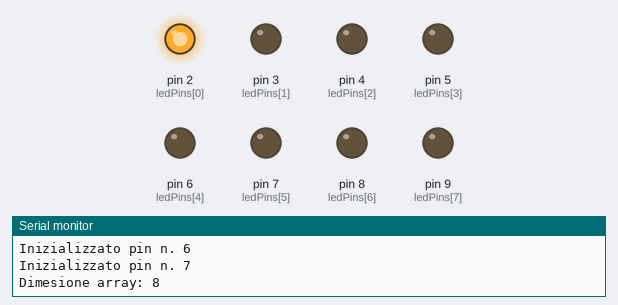
Bench run of a sketch on a simulated Arduino Uno, built with avr-gcc and run on an emulated ATmega328P. On the bench: output pins drawn as LEDs (lit = HIGH), the last lines printed to the serial monitor.

Above: at 0.22 s.
At 0.72 s:
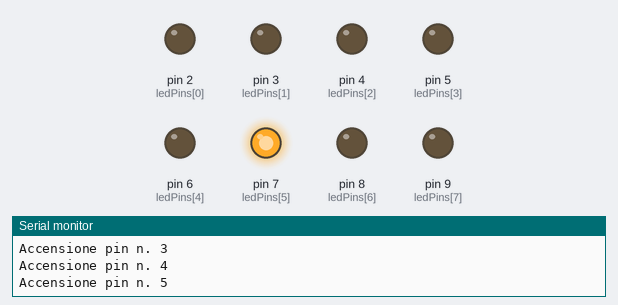
At 1.32 s:
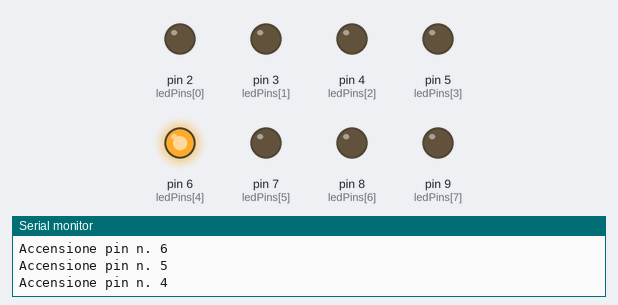
At 1.92 s:
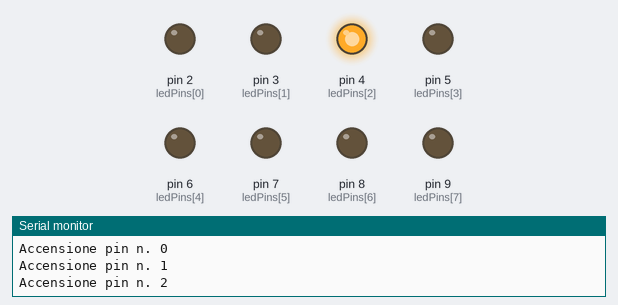
At 2.48 s:
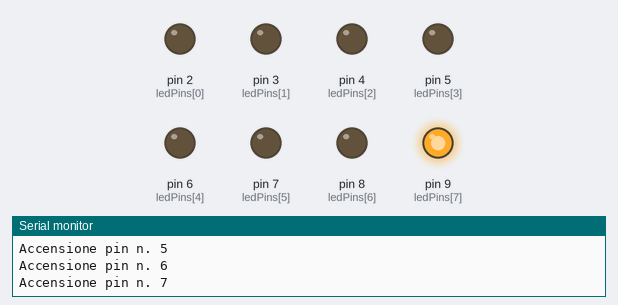
At 3.53 s:
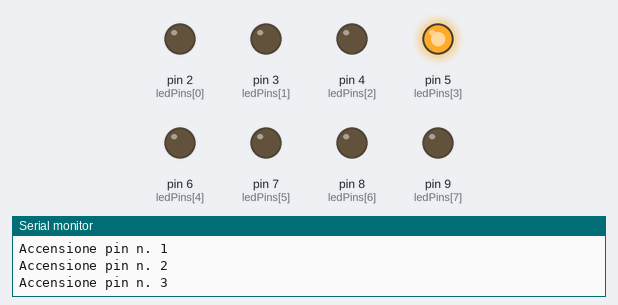
Timing chart, 0 to 3.8 s (numbered marks = the images above):
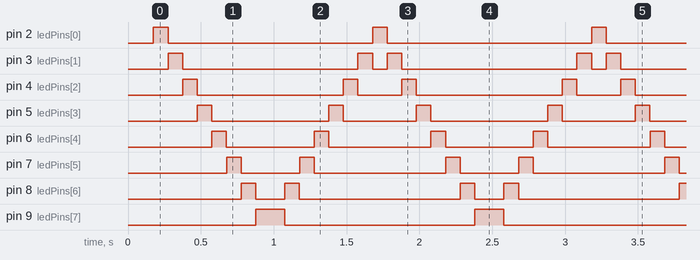

The sketch:

loop_2_array_loop_serial.ino
```cpp
/*
  For Loop Iteration

 Demonstrates the use of a for() loop.
 Lights multiple LEDs in sequence, then in reverse.

 The circuit:
 * LEDs from pins 2 through 9 to ground

 Schemi:
 - http://lab.piffa.net/schemi/8_led_single_res_bb.png
 - http://lab.piffa.net/schemi/8_led_single_res_schem.png

 http://www.arduino.cc/en/Tutorial/ForLoop
 */

byte ledPins[8] = {  // Domanda: cosa succede se uso int?
  2, 3, 4, 5, 6, 7, 8, 9
  } ; //Array
int timer = 100;           // Pausa per far brillare i LED

void setup() {
  Serial.begin(9600);
  // use a for loop to initialize each pin as an output:
  for (int thisPin = 0; thisPin < sizeof(ledPins); thisPin++)  {
    pinMode(ledPins[thisPin], OUTPUT);
    Serial.print("Inizializzato pin n. ");
    Serial.println(thisPin);
  }

  Serial.print("Dimesione array: ");
  Serial.println(sizeof(ledPins));
}

void loop() {
  // loop from the lowest pin to the highest:
  for (int thisPin = 0; thisPin < sizeof(ledPins); thisPin++) {
    Serial.print("Accensione pin n. ");
    Serial.println(thisPin);
    // turn the pin on:
    digitalWrite(ledPins[thisPin], HIGH);
    delay(timer);
    // turn the pin off:
    digitalWrite(ledPins[thisPin], LOW);
    // Debug

  }

  // loop from the highest pin to the lowest:
  for (int thisPin = sizeof(ledPins) - 1 ; thisPin > 0; thisPin--) {
    Serial.print("Accensione pin n. "); // Gli array sono indicizzati da 0
    Serial.println(thisPin);
    digitalWrite(ledPins[thisPin], HIGH);
    delay(timer);
    digitalWrite(ledPins[thisPin], LOW);

  }
}
```

Measured:
- by itself, pin 2 (ledPins[0]): alternates HIGH for 0.10 s and LOW for 1.4 s
- by itself, pin 3 (ledPins[1]): repeats every 1.5 s: LOW 1.2 s, HIGH 0.10 s, LOW 0.10 s, HIGH 0.10 s
- by itself, pin 4 (ledPins[2]): repeats every 1.5 s: LOW 1.0 s, HIGH 0.10 s, LOW 0.30 s, HIGH 0.10 s
- by itself, pin 5 (ledPins[3]): repeats every 1.5 s: LOW 0.80 s, HIGH 0.10 s, LOW 0.50 s, HIGH 0.10 s
- by itself, pin 6 (ledPins[4]): alternates HIGH for 0.10 s and LOW for 0.65 s
- by itself, pin 7 (ledPins[5]): repeats every 1.5 s: LOW 0.40 s, HIGH 0.10 s, LOW 0.90 s, HIGH 0.10 s
- by itself, pin 8 (ledPins[6]): repeats every 1.5 s: LOW 0.20 s, HIGH 0.10 s, LOW 1.1 s, HIGH 0.10 s
- by itself, pin 9 (ledPins[7]): alternates HIGH for 0.20 s and LOW for 1.3 s
